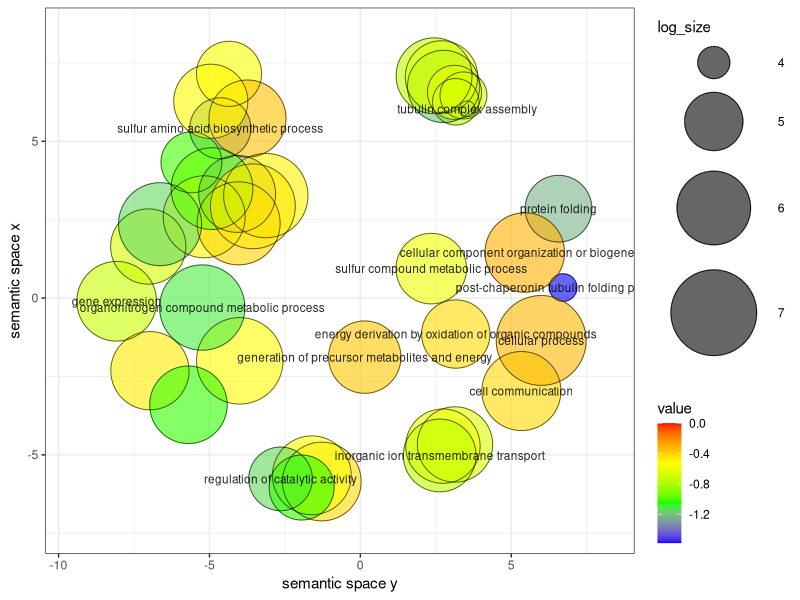

Write the R code that produced this figure.
# A plotting R script produced by the Revigo server at http://revigo.irb.hr/
# If you found Revigo useful in your work, please cite the following reference:
# Supek F et al. "REVIGO summarizes and visualizes long lists of Gene Ontology
# terms" PLoS ONE 2011. doi:10.1371/journal.pone.0021800

# --------------------------------------------------------------------------
# If you don't have the ggplot2 package installed, uncomment the following line:
# install.packages( "ggplot2" );
library( ggplot2 );

# --------------------------------------------------------------------------
# If you don't have the scales package installed, uncomment the following line:
# install.packages( "scales" );
library( scales );

# --------------------------------------------------------------------------
# Here is your data from Revigo. Scroll down for plot configuration options.

revigo.names <- c("term_ID","description","frequency","plot_X","plot_Y","log_size","value","uniqueness","dispensability");
revigo.data <- rbind(c("GO:0000097","sulfur amino acid biosynthetic process",0.4753877262335075,-4.6411328384160155,5.415870161676681,5.15510516225765,-1.2523551806717517,0.5995476219952025,0.00721518),
c("GO:0006091","generation of precursor metabolites and energy",2.62835465282124,0.1463274098147802,-1.883231210076417,5.897738674144431,-0.3678465164893673,0.8945710408009726,0.09500459),
c("GO:0006334","nucleosome assembly",0.09057190085107651,3.1627324443350857,6.261950655519788,4.435063590165067,-0.7533266533060027,0.8496725491722773,0.54216651),
c("GO:0006414","translational elongation",0.45853729473473576,-5.597653241499517,4.329224295863344,5.139431973597713,-1.0076586004423747,0.7049380999222833,0.30565017),
c("GO:0006457","protein folding",1.0590625918025878,6.568219919317553,2.8525018316134423,5.502977151016975,-1.239645380391584,0.9832990491286956,0.00987736),
c("GO:0006468","protein phosphorylation",4.340892012483024,-7.02910547733115,1.6453603548222178,6.115633473764006,-0.6645802145866276,0.76144486348302,0.32027556),
c("GO:0006790","sulfur compound metabolic process",1.9505422206753265,2.3497671785455116,0.9400410488009424,5.768210254776623,-0.5898860990864722,0.8987993527417556,0.07750958),
c("GO:0006811","monoatomic ion transport",4.401907471506606,3.136837257465785,-4.669983338674411,6.1216953964406695,-0.6543107118234198,0.941194935154322,0.41209348),
c("GO:0007021","tubulin complex assembly",0.022242170436692937,3.5420010692367807,6.03504211529399,3.82529626443096,-1.3222197290286184,0.8700754437962397,0.00588505),
c("GO:0007023","post-chaperonin tubulin folding pathway",0.02748423124246953,6.7209330463670955,0.33642286106733177,3.917190308511564,-1.5797801222748522,0.9883465375969931,0),
c("GO:0007154","cell communication",8.661893464294382,5.337255232841072,-2.965010107120036,6.415667163528361,-0.41795255393165576,0.9777023434581711,0.01624466),
c("GO:0007165","signal transduction",8.135788134528843,-1.277921384934595,-5.851443510435818,6.388453966952047,-0.42372086088641503,0.9389088431644134,0.46662669),
c("GO:0009059","macromolecule biosynthetic process",15.258385035486357,-5.1743371018143165,2.593295165399621,6.661562823384344,-0.5482565356668755,0.717505335021589,0.50121883),
c("GO:0009066","aspartate family amino acid metabolic process",0.8335242561063357,-4.351614762560542,7.154684335990721,5.398974134528076,-0.5509074688805811,0.6828557036837142,0.67656516),
c("GO:0009987","cellular process",79.12519251933975,5.992678149690259,-1.350649708896036,7.376368956838209,-0.3211184950379713,1,-0),
c("GO:0010467","gene expression",9.706370753664654,-8.07420050979701,-0.10105178023703829,6.465111183714701,-0.7100544838233321,0.8884579374742145,0.12284429),
c("GO:0015980","energy derivation by oxidation of organic compounds",1.3592204656440126,3.16301391053335,-1.1466879912389956,5.611345126683129,-0.4238752750649395,0.9034806936469275,0.08739706),
c("GO:0016310","phosphorylation",7.474579996508841,-6.97282605756628,-2.3165799529051676,6.35164114641232,-0.4726227593113076,0.8592448028760719,0.62371761),
c("GO:0019538","protein metabolic process",18.67385374490695,-6.638026648237194,2.358326750835292,6.7492881892860686,-1.1492680169674065,0.7597312351120995,0.35014548),
c("GO:0022607","cellular component assembly",2.5732697740112993,2.7596984329380105,6.75152108939418,5.888540038987443,-1.1937521728042095,0.840316708311187,0.47909884),
c("GO:0023052","signaling",8.271383217529026,-1.6065943168349166,-5.6534976319059185,6.395632475900429,-0.545118569364387,0.9604941439943318,0.30934204),
c("GO:0034220","monoatomic ion transmembrane transport",3.707494071415495,2.736800206737558,-4.723143976651222,6.047135013730295,-0.5662429631544852,0.8901333509307787,0.50368514),
c("GO:0034728","nucleosome organization",0.09438037776897892,3.417532592071607,6.465243657052254,4.452951175463887,-0.7269987279362623,0.8556511486571943,0.67893359),
c("GO:0043170","macromolecule metabolic process",38.34861513800723,-3.9952983121738623,-2.001131891937731,7.061803881678349,-0.5220139132762343,0.884594580457122,0.20088823),
c("GO:0043603","amide metabolic process",6.518961624921768,-5.696496373962394,-3.403299418233348,6.292232804957447,-1.0281769880886455,0.8905321416822108,0.18637799),
c("GO:0043604","amide biosynthetic process",5.857400911746049,-4.082600759440649,3.323688207017921,6.245759355967277,-1.2803455988016106,0.6653865894233827,0.6208586),
c("GO:0043933","protein-containing complex organization",2.6611873826523444,2.689565507968734,7.053910759468522,5.903130157373668,-0.5311743228728963,0.8546886576391051,0.64626874),
c("GO:0044085","cellular component biogenesis",4.796572117984153,2.4429117632781905,7.0922579126003535,6.158985438645769,-0.7304006724606216,0.8563394713727436,0.63827793),
c("GO:0044249","cellular biosynthetic process",24.389190152163454,-3.133047442395381,3.2696135093890937,6.865251597822689,-0.49134775320514945,0.6942098573988112,0.55144154),
c("GO:0044271","cellular nitrogen compound biosynthetic process",18.93399433857433,-4.034561401165288,2.384960839690856,6.755296478091295,-0.3995041104950825,0.6722755106538908,0.59014338),
c("GO:0044283","small molecule biosynthetic process",6.034460163531009,-3.740129930580656,5.727514588837274,6.258692822898982,-0.3486929047557773,0.6928885664488316,0.5211708),
c("GO:0050790","regulation of catalytic activity",0.6743565303837294,-2.6439364969378936,-5.7670229495422864,5.306945868486873,-1.1459856104446353,0.969405037046555,-0),
c("GO:0065004","protein-DNA complex assembly",0.1970396193359134,3.120990604877015,6.562986922844697,4.772615049849171,-0.6425606836861009,0.8427240861384064,0.66833899),
c("GO:0065009","regulation of molecular function",0.8166305842582776,-1.9457688979225305,-6.043422686594042,5.3900815687627786,-1.0300113086427087,0.9688299161291769,0.23026939),
c("GO:0071840","cellular component organization or biogenesis",9.440442605554349,5.449029173074584,1.4530547882774691,6.453046668121093,-0.30258058599369564,0.9773923272725663,0.02033788),
c("GO:0098660","inorganic ion transmembrane transport",2.8120629398541377,2.6304787108875396,-5.01989238195356,5.9270797094445795,-0.7403058006432529,0.9167452569592176,0.01203986),
c("GO:1901564","organonitrogen compound metabolic process",29.993834591427927,-5.2388038477361,-0.30182490672080664,6.955086199151694,-1.1004202312483935,0.8439855316288687,0.11190784),
c("GO:1901566","organonitrogen compound biosynthetic process",14.63667861962968,-4.915852076671693,3.4917767788523824,6.643496794616454,-0.9668940391286854,0.6800252890344701,0.46837375),
c("GO:1901576","organic substance biosynthetic process",27.07678740968754,-3.5615237379895452,2.927812397679228,6.910651347384342,-0.4558835655319974,0.709039150726502,0.66782618),
c("GO:1901605","alpha-amino acid metabolic process",3.5585210895822956,-4.957090540051152,6.278096919784012,6.029324108830442,-0.5118837952735734,0.6411975854505033,0.51588056));

one.data <- data.frame(revigo.data);
names(one.data) <- revigo.names;
one.data <- one.data [(one.data$plot_X != "null" & one.data$plot_Y != "null"), ];
one.data$plot_X <- as.numeric( as.character(one.data$plot_X) );
one.data$plot_Y <- as.numeric( as.character(one.data$plot_Y) );
one.data$log_size <- as.numeric( as.character(one.data$log_size) );
one.data$value <- as.numeric( as.character(one.data$value) );
one.data$frequency <- as.numeric( as.character(one.data$frequency) );
one.data$uniqueness <- as.numeric( as.character(one.data$uniqueness) );
one.data$dispensability <- as.numeric( as.character(one.data$dispensability) );
#head(one.data);


# --------------------------------------------------------------------------
# Names of the axes, sizes of the numbers and letters, names of the columns,
# etc. can be changed below

p1 <- ggplot( data = one.data );
p1 <- p1 + geom_point( aes( plot_X, plot_Y, colour = value, size = log_size), alpha = I(0.6) );
p1 <- p1 + scale_colour_gradientn( colours = c("blue", "green", "yellow", "red"), limits = c( min(one.data$value), 0) );
p1 <- p1 + geom_point( aes(plot_X, plot_Y, size = log_size), shape = 21, fill = "transparent", colour = I (alpha ("black", 0.6) ));
p1 <- p1 + scale_size( range=c(5, 30)) + theme_bw(); # + scale_fill_gradientn(colours = heat_hcl(7), limits = c(-300, 0) );
ex <- one.data [ one.data$dispensability < 0.15, ];
p1 <- p1 + geom_text( data = ex, aes(plot_X, plot_Y, label = description), colour = I(alpha("black", 0.85)), size = 3 );
p1 <- p1 + labs (y = "semantic space x", x = "semantic space y");
p1 <- p1 + theme(legend.key = element_blank()) ;
one.x_range = max(one.data$plot_X) - min(one.data$plot_X);
one.y_range = max(one.data$plot_Y) - min(one.data$plot_Y);
p1 <- p1 + xlim(min(one.data$plot_X)-one.x_range/10,max(one.data$plot_X)+one.x_range/10);
p1 <- p1 + ylim(min(one.data$plot_Y)-one.y_range/10,max(one.data$plot_Y)+one.y_range/10);


# --------------------------------------------------------------------------
# Output the plot to screen
pdf(file="H_C_VS_T2_scatterplot.pdf", width=16, height=9 ) 
p1
dev.off()

